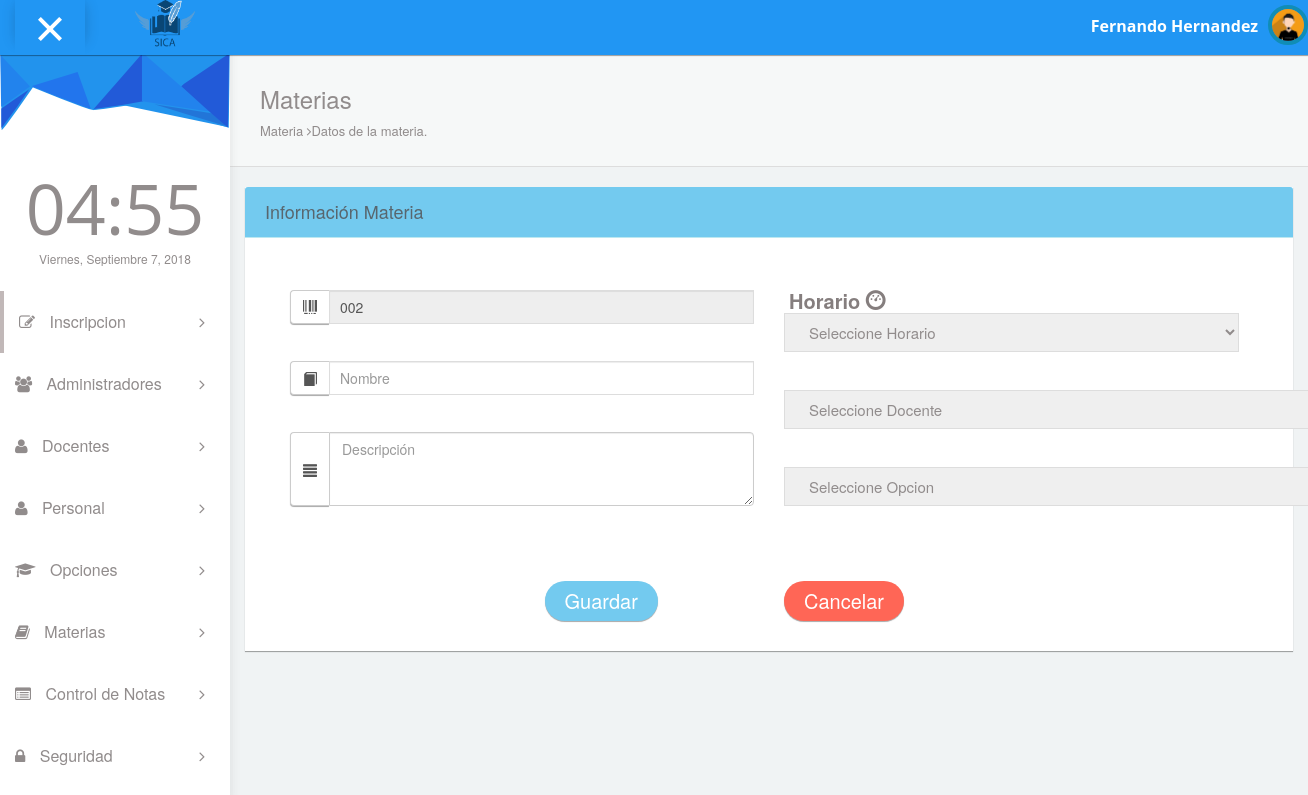
The app's page /pages/materias.php, older data.
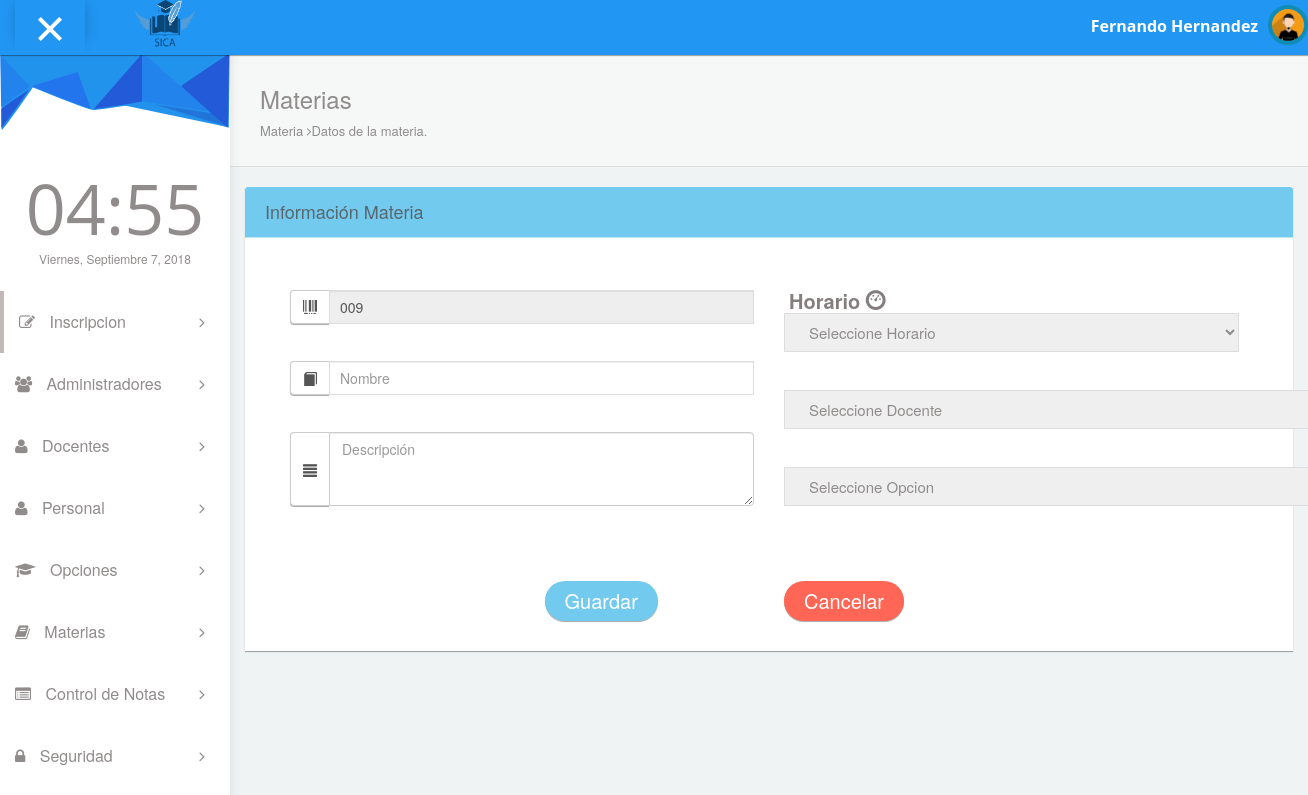
The same page, newer data.
### tables this page shows
CREATE TABLE `tmaterias` (
  `eid_materia` int(11) NOT NULL,
  `ccodigo` varchar(10) NOT NULL,
  `cnombre` varchar(30) NOT NULL,
  `cdescripcion` varchar(200) NOT NULL,
  `efk_idopcion` int(11) NOT NULL,
  `efk_idhorario` int(11) NOT NULL,
  `estado` int(11) NOT NULL
);

### pages/materias.php (the view, shortened to what the changed rows need)
<!DOCTYPE html>
<?php
 include '../config/conexion.php';
                  $resultc = $conexion->query("select eid_materia as id from tmaterias");
                      if ($resultc) {
                        while ($filac = $resultc->fetch_object()) {
                          $temp=$filac->id;
                           }
                      }
                      $codigo=sprintf("%03s",$temp+1);
?>
<html lang="en">
<head>
  <link rel="stylesheet" type="text/css" href="../asset/css/bootstrap.min.css">
  <link rel="stylesheet" type="text/css" href="../asset/css/plugins/font-awesome.min.css"/>
  <link rel="stylesheet" type="text/css" href="../asset/css/plugins/animate.min.css"/>
  <link rel="stylesheet" type="text/css" href="../asset/css/plugins/nouislider.min.css"/>
  <link rel="stylesheet" type="text/css" href="../asset/css/plugins/select2.min.css"/>
  <link rel="stylesheet" type="text/css" href="../asset/css/plugins/ionrangeslider/ion.rangeSlider.css"/>
  <link rel="stylesheet" type="text/css" href="../asset/css/plugins/ionrangeslider/ion.rangeSlider.skinFlat.css"/>
  <link rel="stylesheet" type="text/css" href="../asset/css/plugins/bootstrap-material-datetimepicker.css"/>
  <link rel="stylesheet" type="text/css" href="../asset/css/sweetalert2.css"/>
  <link href="https://cdnjs.cloudflare.com/ajax/libs/select2/4.0.6-rc.0/css/select2.min.css" rel="stylesheet" />
  <link href="../asset/css/style.css" rel="stylesheet">
</head>
<body id="mimin" class="dashboard">
      <div class="container-fluid mimin-wrapper">
          <?php include "menu.php";?>
            <div id="content">
                <div class="form-element">
                <form id="turismo" name="turismo" action="" method="post">
                <div class="col-md-12">
                  <div class="col-md-12 panel panel-info">
                    <div class="col-md-12 panel-body" style="padding-bottom:30px;">
                      <div class="col-md-12">
                        <form class="cmxform" id="formcliente" method="post" action="">
                          <div class="col-md-6">
                           <div class="input-group">
                           <span class="input-group-addon"><i class="glyphicon glyphicon-barcode"></i></span>
                           <input id="codigom" type="text" class="form-control" name="codigom" placeholder="Codigo" value="<?php echo $codigo; ?>" readonly>
                           </div>
                           </div>
                      </form>
                    </div>
                  </div>
                </div>
                </form>
              </div>
              </div>
              </div>
</body>
</html>

Row changes from the older to the newer data that the page shows:
no longer on this page (row edited): tmaterias: codigom "002"
added tmaterias: codigom "009"
